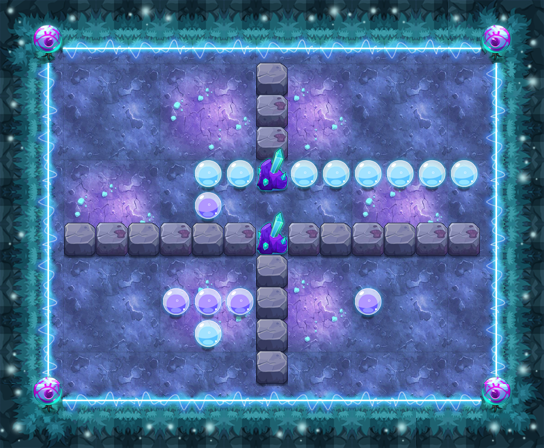

Tiled map render using the project's own tile images. Description and the map definition, with tile-layer contents summarised, below:
An orthogonal 17x14 tile map with 32x32 px tiles, 17 tile layers (PASS, 块层 2, 块层 15, 块层 13, ...) and 12 objects (8x TRAP, 3x xewl3, PLAYER).

<map version="1.0" orientation="orthogonal" width="17" height="14" tilewidth="32" tileheight="32">
 <properties>
  <property name="DESTRY1" value="27" />
  <property name="DESTRY2" value="39" />
  <property name="DESTRY_COUNT" value="2" />
  <property name="EXP" value="1400" />
  <property name="ITEM" value="D055" />
  <property name="LOSE_SCRIPT" value="" />
  <property name="MONEY" value="2100" />
  <property name="START_SCRIPT" value="" />
  <property name="WIN_SCRIPT" value="" />
 </properties>
 <tileset firstgid="1" name="ysmg" tilewidth="32" tileheight="32">
  <image source="ysmg.png" width="480" height="535" />
 </tileset>
 <layer name="PASS" width="17" height="14">
  <data>[238 cells, 145 non-empty, 10 distinct tile ids]</data>
 </layer>
 <layer name="块层 2" width="17" height="14">
  <data>[238 cells, 238 non-empty, 26 distinct tile ids]</data>
 </layer>
 <layer name="块层 15" width="17" height="14">
  <data>[238 cells, 39 non-empty, 4 distinct tile ids]</data>
 </layer>
 <layer name="块层 13" width="17" height="14">
  <data>[238 cells, 52 non-empty, 6 distinct tile ids]</data>
 </layer>
 <layer name="块层 3" width="17" height="14">
  <data>[238 cells, 25 non-empty, 4 distinct tile ids]</data>
 </layer>
 <layer name="块层 6" width="17" height="14">
  <data>[238 cells, 35 non-empty, 5 distinct tile ids]</data>
 </layer>
 <layer name="SHELTER 11" width="17" height="14">
  <data>[238 cells, 2 non-empty, 1 distinct tile ids]</data>
 </layer>
 <layer name="SHELTER 10" width="17" height="14">
  <data>[238 cells, 1 non-empty, 1 distinct tile ids]</data>
 </layer>
 <layer name="SHELTER 9" width="17" height="14">
  <data>[238 cells, 2 non-empty, 2 distinct tile ids]</data>
 </layer>
 <layer name="SHELTER 8" width="17" height="14">
  <data>[238 cells, 5 non-empty, 2 distinct tile ids]</data>
 </layer>
 <layer name="SHELTER 7" width="17" height="14">
  <data>[238 cells, 1 non-empty, 1 distinct tile ids]</data>
 </layer>
 <layer name="SHELTER 6" width="17" height="14">
  <data>[238 cells, 13 non-empty, 3 distinct tile ids]</data>
 </layer>
 <layer name="SHELTER 5" width="17" height="14">
  <data>[238 cells, 1 non-empty, 1 distinct tile ids]</data>
 </layer>
 <layer name="SHELTER 4" width="17" height="14">
  <data>[238 cells, 9 non-empty, 2 distinct tile ids]</data>
 </layer>
 <layer name="SHELTER 3" width="17" height="14">
  <data>[238 cells, 1 non-empty, 1 distinct tile ids]</data>
 </layer>
 <layer name="SHELTER 2" width="17" height="14">
  <data>[238 cells, 1 non-empty, 1 distinct tile ids]</data>
 </layer>
 <layer name="SHELTER 1" width="17" height="14">
  <data>[238 cells, 1 non-empty, 1 distinct tile ids]</data>
 </layer>
 <objectgroup name="对象层 1" width="17" height="14">
  <object name="xewl3" x="128" y="320" width="32" height="32">
   <properties>
    <property name="lua_ai" value="monster_xewl_ai" />
    <property name="quality" value="xewl3.quality" />
   </properties>
  </object>
  <object name="PLAYER" type="PLAYER" x="64" y="64" width="32" height="32" />
  <object name="mp1" type="TRAP" x="224" y="192" width="32" height="32">
   <properties>
    <property name="trap_ani" value="mp.actor" />
    <property name="trap_floor" value="true" />
    <property name="trap_id" value="0" />
    <property name="trap_script" value="trap_moveto(&quot;PLAYER&quot;, &quot;mp1&quot;,target(&quot;mp2&quot;):getX(),target(&quot;mp2&quot;):getY() );" />
    <property name="trap_sound_id" value="1" />
    <property name="trap_start_mode" value="0" />
    <property name="trap_state" value="open" />
   </properties>
  </object>
  <object name="mp2" type="TRAP" x="224" y="256" width="32" height="32">
   <properties>
    <property name="trap_ani" value="mp.actor" />
    <property name="trap_floor" value="true" />
    <property name="trap_id" value="0" />
    <property name="trap_script" value="trap_moveto(&quot;PLAYER&quot;, &quot;mp2&quot;,target(&quot;mp1&quot;):getX(),target(&quot;mp1&quot;):getY() );" />
    <property name="trap_sound_id" value="1" />
    <property name="trap_start_mode" value="0" />
    <property name="trap_state" value="open" />
   </properties>
  </object>
  <object name="mp3" type="TRAP" x="288" y="192" width="32" height="32">
   <properties>
    <property name="trap_ani" value="mp.actor" />
    <property name="trap_floor" value="true" />
    <property name="trap_id" value="0" />
    <property name="trap_script" value="trap_moveto(&quot;PLAYER&quot;, &quot;mp3&quot;,target(&quot;mp4&quot;):getX(),target(&quot;mp4&quot;):getY() );" />
    <property name="trap_sound_id" value="1" />
    <property name="trap_start_mode" value="0" />
    <property name="trap_state" value="open" />
   </properties>
  </object>
  <object name="mp4" type="TRAP" x="288" y="256" width="32" height="32">
   <properties>
    <property name="trap_ani" value="mp.actor" />
    <property name="trap_floor" value="true" />
    <property name="trap_id" value="0" />
    <property name="trap_script" value="trap_moveto(&quot;PLAYER&quot;, &quot;mp4&quot;,target(&quot;mp3&quot;):getX(),target(&quot;mp3&quot;):getY() );" />
    <property name="trap_sound_id" value="1" />
    <property name="trap_start_mode" value="0" />
    <property name="trap_state" value="open" />
   </properties>
  </object>
  <object name="block1" type="TRAP" x="256" y="192" width="32" height="32">
   <properties>
    <property name="trap_ani" value="blok2.actor" />
    <property name="trap_blok" value="true" />
    <property name="trap_id" value="0" />
   </properties>
  </object>
  <object name="zi_dan_right1" type="TRAP" x="64" y="288" width="32" height="32">
   <properties>
    <property name="trap_ani" value="fire_cat_right.actor" />
    <property name="trap_delay" value="2" />
    <property name="trap_id" value="0" />
    <property name="trap_script" value="trap(&quot;zi_dan_right1&quot;):setAtkPower(target(&quot;PLAYER&quot;):getHP()*0.1);trap(&quot;zi_dan_right1&quot;):turnRight(); trap(&quot;zi_dan_right1&quot;):getAI():getActions():addObject( AIUseSkill:create(   SkillLua:create(&quot;skill_0001&quot;)  )  );" />
    <property name="trap_start_mode" value="2" />
    <property name="trap_state" value="open" />
   </properties>
  </object>
  <object name="zi_dan_left1" type="TRAP" x="448" y="288" width="32" height="32">
   <properties>
    <property name="trap_ani" value="fire_cat_left.actor" />
    <property name="trap_delay" value="2" />
    <property name="trap_id" value="0" />
    <property name="trap_script" value="trap(&quot;zi_dan_left1&quot;):setAtkPower(target(&quot;PLAYER&quot;):getHP()*0.1);trap(&quot;zi_dan_left1&quot;):turnLeft(); trap(&quot;zi_dan_left1&quot;):getAI():getActions():addObject( AIUseSkill:create(   SkillLua:create(&quot;skill_0001&quot;)  )  );" />
    <property name="trap_start_mode" value="2" />
    <property name="trap_state" value="open" />
   </properties>
  </object>
  <object name="block_control1" type="TRAP" x="64" y="352" width="32" height="32">
   <properties>
    <property name="trap_ani" value="switch.actor" />
    <property name="trap_floor" value="true" />
    <property name="trap_id" value="0" />
    <property name="trap_script" value="trap(&quot;block_control1&quot;):setOpened(false);trap(&quot;block1&quot;):setOpened(false)" />
    <property name="trap_sound_id" value="2" />
    <property name="trap_start_mode" value="0" />
    <property name="trap_state" value="open" />
   </properties>
  </object>
  <object name="xewl3" x="384" y="320" width="32" height="32">
   <properties>
    <property name="lua_ai" value="monster_xewl_ai" />
    <property name="quality" value="xewl3.quality" />
   </properties>
  </object>
  <object name="xewl3" x="384" y="96" width="32" height="32">
   <properties>
    <property name="lua_ai" value="monster_xewl_ai" />
    <property name="quality" value="xewl3.quality" />
   </properties>
  </object>
 </objectgroup>
</map>
